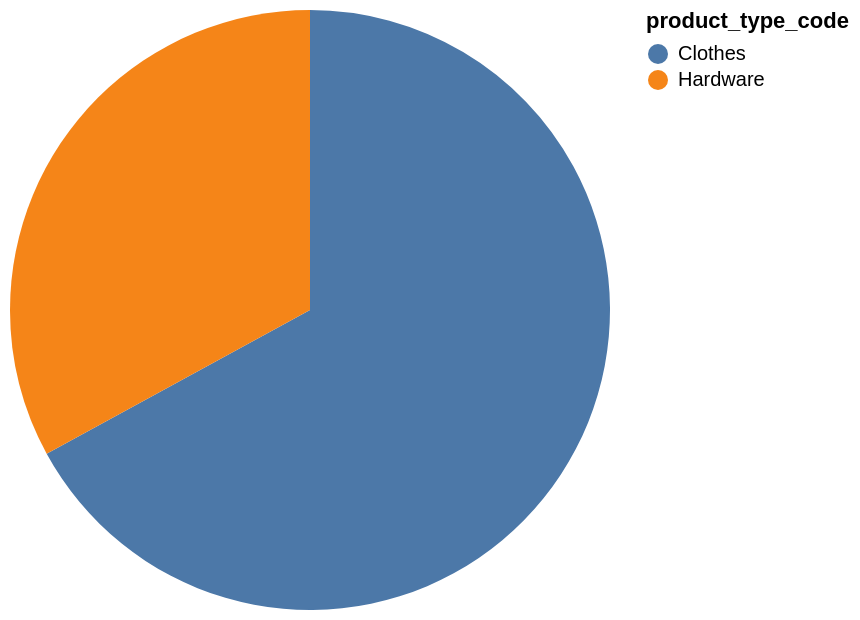

The specification (Vega-Lite) saved for this image:
### Vega-Lite specification from a JSON file in a GitHub repository (floating-point values rounded to 4 significant figures)
{"data": {"values": [{"x_data": "Clothes", "y_data": 1634}, {"x_data": "Hardware", "y_data": 803}]}, "mark": "arc", "encoding": {"theta": {"field": "y_data", "type": "quantitative", "title": "SUM(product_price)"}, "color": {"field": "x_data", "type": "nominal", "title": "product_type_code"}}}
